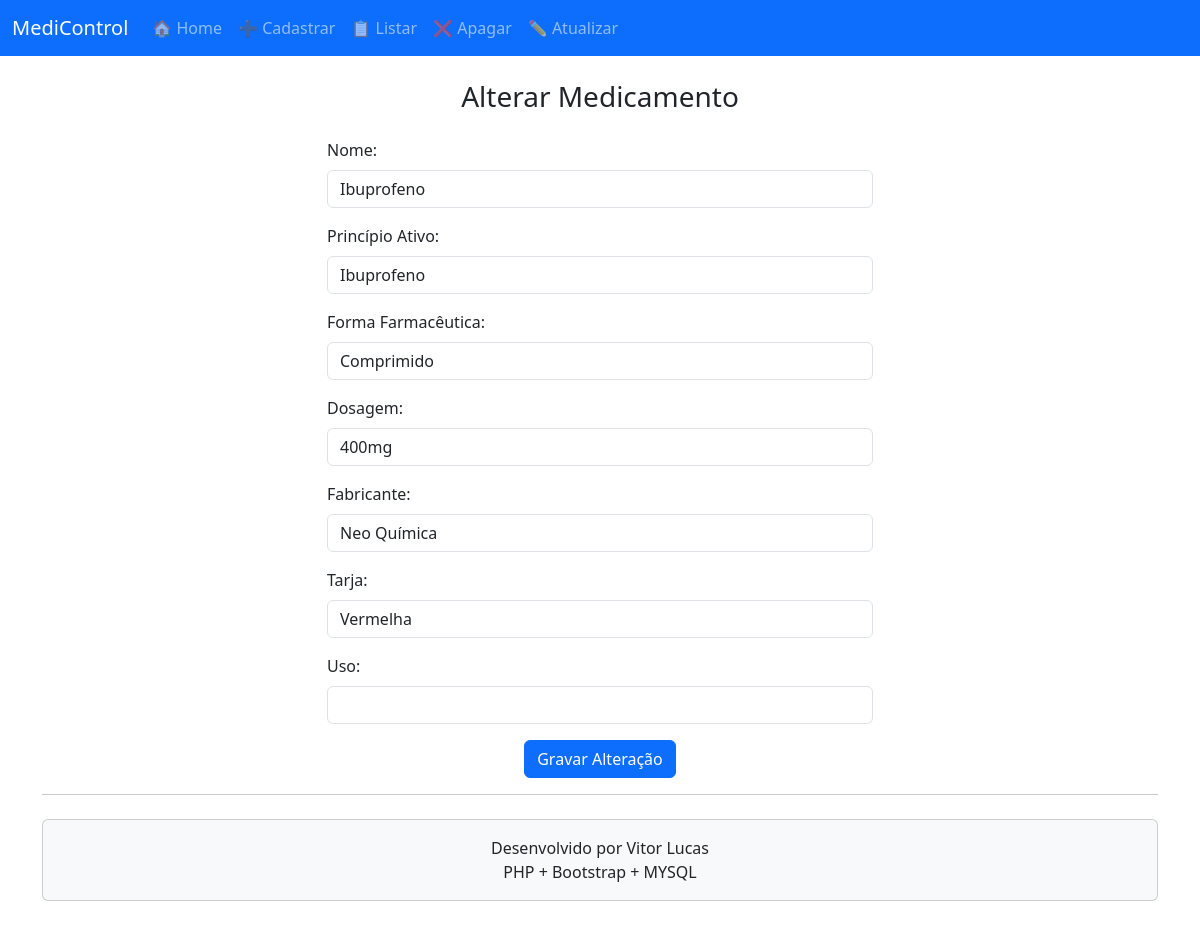
/view.formAltMedicamento.php?id_medicamento=2, run on the app's committed database.
### tables this page shows
CREATE TABLE medicamento (
	id_medicamento INTEGER NOT NULL AUTO_INCREMENT,
	nome VARCHAR(100) NOT NULL,
	principio_ativo VARCHAR(50) NOT NULL,
	forma_farmaceutica VARCHAR(50) NOT NULL,
	dosagem VARCHAR(20) NOT NULL,
	fabricante VARCHAR(100) NOT NULL,
	tarja VARCHAR(30) NOT NULL,
	PRIMARY KEY (id_medicamento)
);

### model.medicamento.class.php (called while the page is built, shortened)
<?php
include_once('model.persistirBD.class.php');
class medicamento {
    function setNome($nome) {
        $this->nome = $nome;
    }
    function setPrincipioAtivo($principio) {
        $this->principio_ativo = $principio;
    }
    function setFormaFarmaceutica($forma) {
        $this->forma_farmaceutica = $forma;
    }
    function setDosagem($dosagem) {
        $this->dosagem = $dosagem;
    }
    function setFabricante($fabricante) {
        $this->fabricante = $fabricante;
    }
    function setTarja($tarja) {
        $this->tarja = $tarja;
    }
    function setUso($uso) {
        $this->uso = $uso;
    }
    function buscarMedicamento($id) {
        $bd = new persistirBD("127.0.0.1", "root", "", "bd_medicamentos");
        $bd->conectar();
        $bd->persistir("SELECT * FROM medicamento WHERE id_medicamento=$id");
    }
}
?>

### model.persistirBD.class.php (called while the page is built, shortened)
<?php
class persistirBD {
	protected $servidor;
	protected $usuario;
	protected $senha;
	protected $banco;
	protected $db;
	function __construct($srv,$usu,$pass,$bd) {
		$this->servidor = $srv;
		$this->usuario = $usu;
		$this->senha = $pass;
		$this->banco = $bd;
	}
       public function conectar() {
		$this->db = new mysqli($this->servidor,$this->usuario,$this->senha,$this->banco);
		if(mysqli_connect_errno()){
			return 0;
		} else {
			return 1;
		}
	}
	public function persistir($sql) {
		$this->consulta = $sql;
		$this->resultado = $this->db->query($this->consulta);
	}
}
?>

### view.formAltMedicamento.php (the view, shortened to what this page needs)
<?php
include_once('view.cabecalho.php');
include_once('model.medicamento.class.php');
$med = new medicamento("", "", "", "", "", "", "");
$med->buscarMedicamento($_GET['id_medicamento']);
?>
<div class="container mt-4">
    <h3 class="text-center mb-4">Alterar Medicamento</h3>
    <form method="POST" action="controller.updMedicamento.php" class="w-50 mx-auto">
        <div class="mb-3">
            <label for="nome" class="form-label">Nome:</label>
            <input type="text" class="form-control" id="nome" name="nome" value="<?php echo htmlspecialchars($med->nome); ?>" required>
        </div>
        <div class="mb-3">
            <label for="principio_ativo" class="form-label">Princípio Ativo:</label>
            <input type="text" class="form-control" id="principio_ativo" name="principio_ativo" value="<?php echo htmlspecialchars($med->principio_ativo); ?>" required>
        </div>
        <div class="mb-3">
            <label for="forma_farmaceutica" class="form-label">Forma Farmacêutica:</label>
            <input type="text" class="form-control" id="forma_farmaceutica" name="forma_farmaceutica" value="<?php echo htmlspecialchars($med->forma_farmaceutica); ?>" required>
        </div>
        <div class="mb-3">
            <label for="dosagem" class="form-label">Dosagem:</label>
            <input type="text" class="form-control" id="dosagem" name="dosagem" value="<?php echo htmlspecialchars($med->dosagem); ?>" required>
        </div>
        <div class="mb-3">
            <label for="fabricante" class="form-label">Fabricante:</label>
            <input type="text" class="form-control" id="fabricante" name="fabricante" value="<?php echo htmlspecialchars($med->fabricante); ?>" required>
        </div>
        <div class="mb-3">
            <label for="tarja" class="form-label">Tarja:</label>
            <input type="text" class="form-control" id="tarja" name="tarja" value="<?php echo htmlspecialchars($med->tarja); ?>" required>
        </div>
        <div class="mb-3">
            <label for="uso" class="form-label">Uso:</label>
            <input type="text" class="form-control" id="uso" name="uso" value="<?php echo htmlspecialchars($med->uso); ?>" required>
        </div>
        <div class="text-center">
            <button type="submit" class="btn btn-primary">Gravar Alteração</button>
        </div>
    </form>
</div>
<?php
include_once('view.rodape.php');
?>

### data on the page
medicamento: nome "Ibuprofeno", principio_ativo "Ibuprofeno", forma_farmaceutica "Comprimido", dosagem "400mg", fabricante "Neo Química", tarja "Vermelha"
